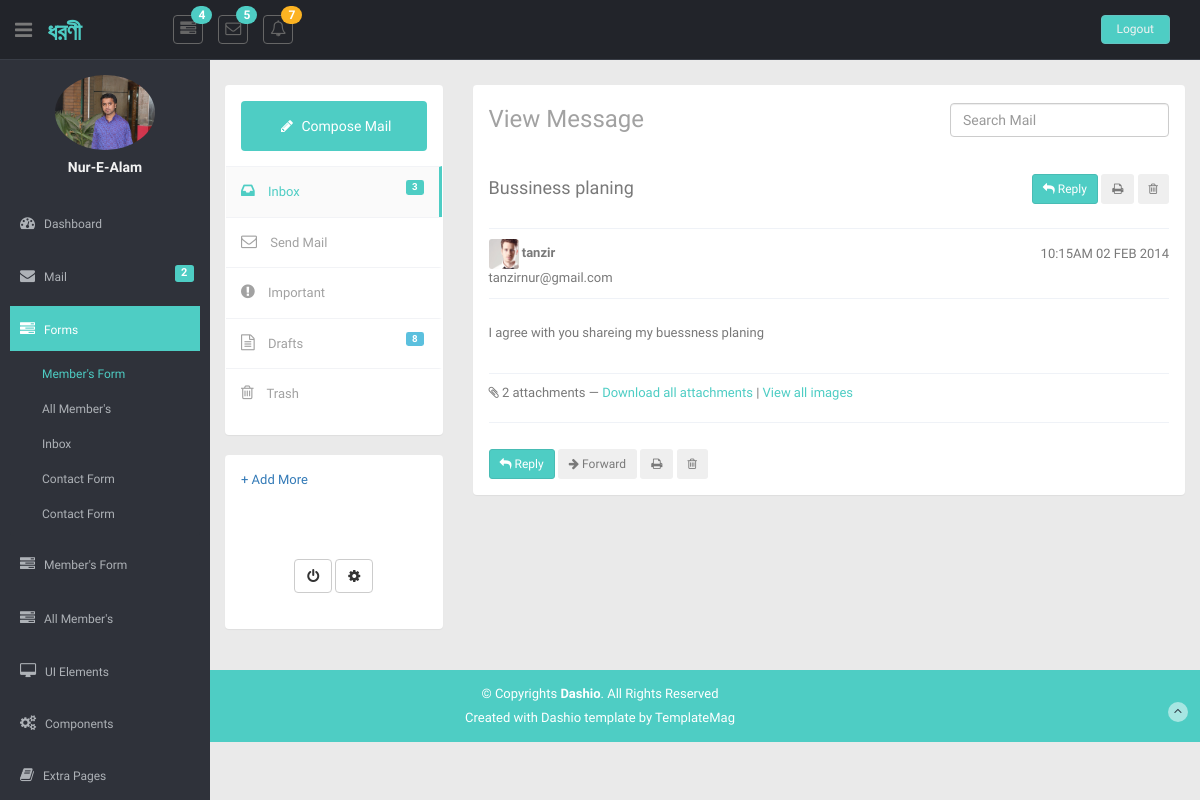
The page /admin/mail_view.php?id=1 on the database its author committed.
### tables this page shows
CREATE TABLE `contact` (
  `id` int(11) NOT NULL,
  `name` varchar(40) NOT NULL,
  `email` varchar(60) NOT NULL,
  `subject` varchar(60) NOT NULL,
  `massage` text NOT NULL
);

### admin/mail_view.php (the view, shortened to what this page needs)
<?php
require "database.php";
?>
<!DOCTYPE html>
<html lang="en">
<?php
include "head.php";
   ?>
<body>
  <section id="container">
    <?php
include "partials/header.php";
    ?>
    <?php
include "partials/sidebar.php";
    ?>
    <section id="main-content">
      <section class="wrapper">
        <div class="row mt">
          <div class="col-sm-3">
            <section class="panel">
              <div class="panel-body">
                <a href="mail_compose.html" class="btn btn-compose">
                  <i class="fa fa-pencil"></i>  Compose Mail
                  </a>
                <ul class="nav nav-pills nav-stacked mail-nav">
                  <li class="active"><a href="inbox.html"> <i class="fa fa-inbox"></i> Inbox  <span class="label label-theme pull-right inbox-notification">3</span></a></li>
                  <li><a href="#"> <i class="fa fa-envelope-o"></i> Send Mail</a></li>
                  <li><a href="#"> <i class="fa fa-exclamation-circle"></i> Important</a></li>
                  <li><a href="#"> <i class="fa fa-file-text-o"></i> Drafts <span class="label label-info pull-right inbox-notification">8</span></a></a>
                  </li>
                  <li><a href="#"> <i class="fa fa-trash-o"></i> Trash</a></li>
                </ul>
              </div>
            </section>
            <section class="panel">
              <div class="panel-body">
                <a href="#"> + Add More</a>
                <div class="inbox-body text-center inbox-action">
                  <div class="btn-group">
                    <a class="btn mini btn-default" href="javascript:;">
                      <i class="fa fa-power-off"></i>
                      </a>
                  </div>
                  <div class="btn-group">
                    <a class="btn mini btn-default" href="javascript:;">
                      <i class="fa fa-cog"></i>
                      </a>
                  </div>
                </div>
              </div>
            </section>
          </div>
          <div class="col-sm-9">
            <section class="panel">
              <header class="panel-heading wht-bg">
                <h4 class="gen-case">
                    View Message
                    <form action="#" class="pull-right mail-src-position">
                      <div class="input-append">
                        <input type="text" class="form-control " placeholder="Search Mail">
                      </div>
                    </form>
                  </h4>
              </header>
              <?php
if (isset($_GET['id'])) {
    $contactid = $_GET['id'];
    $selectname="select * from contact where id='$contactid'";
    $result=$conn->query($selectname);
    if ($result->num_rows > 0) {
        while ($row1=$result->fetch_assoc()) {
            ?>
              <div class="panel-body ">
                <div class="mail-header row">
                  <div class="col-md-8">
                    <h4 class="pull-left"> <?php echo $row1['subject']; ?> </h4>
                  </div>
                  <div class="col-md-4">
                    <div class="compose-btn pull-right">
                      <a href="mail_compose.html" class="btn btn-sm btn-theme"><i class="fa fa-reply"></i> Reply</a>
                      <button class="btn  btn-sm tooltips" data-original-title="Print" type="button" data-toggle="tooltip" data-placement="top" title=""><i class="fa fa-print"></i> </button>
                      <button class="btn btn-sm tooltips" data-original-title="Trash" data-toggle="tooltip" data-placement="top" title=""><i class="fa fa-trash-o"></i></button>
                    </div>
                  </div>
                </div>
                <div class="mail-sender">
                  <div class="row">
                    <div class="col-md-8">
                      <img src="img/ui-zac.jpg" alt="">
                      <strong><?php echo $row1['name']; ?></strong>
                      <br>
                      <span><?php echo $row1['email']; ?></span>
                    </div>
                    <div class="col-md-4">
                      <p class="date"> 10:15AM 02 FEB 2014</p>
                    </div>
                  </div>
                </div>
                <div class="view-mail">
                  <p><?php echo $row1['massage']; ?></p>
                </div>
                <?php
        }
    }
}?>
                <div class="attachment-mail">
                  <p>
                    <span><i class="fa fa-paperclip"></i> 2 attachments — </span>
                    <a href="#">Download all attachments</a> |
                    <a href="#">View all images</a>
                  </p>
                </div>
                <div class="compose-btn pull-left">
                  <a href="mail_compose.html" class="btn btn-sm btn-theme"><i class="fa fa-reply"></i> Reply</a>
                  <button class="btn btn-sm "><i class="fa fa-arrow-right"></i> Forward</button>
                  <button class="btn  btn-sm tooltips" data-original-title="Print" type="button" data-toggle="tooltip" data-placement="top" title=""><i class="fa fa-print"></i> </button>
                  <button class="btn btn-sm tooltips" data-original-title="Trash" data-toggle="tooltip" data-placement="top" title=""><i class="fa fa-trash-o"></i></button>
                </div>
              </div>
            </section>
          </div>
        </div>
      </section>
    </section>
    <footer class="site-footer">
      <div class="text-center">
        <p>
          &copy; Copyrights <strong>Dashio</strong>. All Rights Reserved
        </p>
        <div class="credits">
          Created with Dashio template by <a href="https://templatemag.com/">TemplateMag</a>
        </div>
        <a href="mail_view.php#" class="go-top">
          <i class="fa fa-angle-up"></i>
          </a>
      </div>
    </footer>
  </section>
</body>
</html>

### admin/css/style.css (style rules this page uses)
body { color: #797979; background: #eaeaea; font-family: 'Ruda', sans-serif; padding: 0px !important; margin: 0px !important; font-size:13px; }
#container { width: 100%; height: 100%; }
.btn-theme { color: #fff; background-color: #4ECDC4; border-color: #48bcb4; }
.mt { margin-top: 25px; }
.label-theme { background-color: #4ECDC4; }
#main-content { margin-left: 210px; }
.wrapper { display: inline-block; margin-top: 60px; padding-left: 15px; padding-right: 15px; padding-bottom: 15px; padding-top: 0px; width: 100%; }
.mail-nav { margin:15px -15px 0 -15px; }
.mail-nav li a { border-radius:0; -webkit-border-radius:0; border-top:1px solid #f2f3f6; padding:15px; border-right:3px solid rgba(0,0,0,0); color: #a2a2a2; }
.mail-nav>li.active>a,.mail-nav>li.active>a:hover,.mail-nav>li.active>a:focus { background:#fafafa; color:#4ECDC4; border-right:3px solid #4ECDC4; }
.mail-nav>li+li { margin-left:0; margin-top:0px; }
.mail-nav i { font-size:16px; margin-right:10px; }
.inbox-notification { margin-top:-2px; }
.inbox-body { padding:20px; }
.btn-compose { background:#4ECDC4; padding:12px 0; text-align:center; width:100%; color:#fff; }
.btn-compose i { padding: 5px; }
.inbox-action { margin-top:50px; }
.mail-src-position { margin-top:-3px; }
.wht-bg { background:#fff; }
.wht-bg h4 { font-size:24px; color:#a2a2a2; font-weight:300; }
.compose-btn { float: left; margin-top: 6px; }
.mail-header h4 { font-weight: 300; }
.mail-sender, .attachment-mail { width: 100%; display: inline-block; margin: 20px 0; border-top:1px solid #EFF2F7 ; border-bottom:1px solid #EFF2F7 ; padding: 10px 0; }
.mail-sender img { width: 30px; border-radius: 3px; -webkit-border-radius: 3px; }
.mail-sender .date { line-height: 30px; margin-bottom: 0; text-align: right; }
.attachment-mail a { color: #4ECDC4; }
.site-footer { background: #4ECDC4; color: #fff; padding: 15px 0; }
.site-footer p { margin-bottom: 5px; }
.credits, .credits a { color: #fff; }
.go-top { margin-right: 1%; margin-top: -25px; float: right; background: rgba(255,255,255,.5); width: 20px; height: 20px; border-radius: 50%; -webkit-border-radius: 50%; }
.go-top i { color: #2A3542; }

### rows shown on the page
contact: subject "Bussiness planing", name "tanzir", email "tanzirnur@gmail.com", massage "I agree with you shareing my buessness planing"
